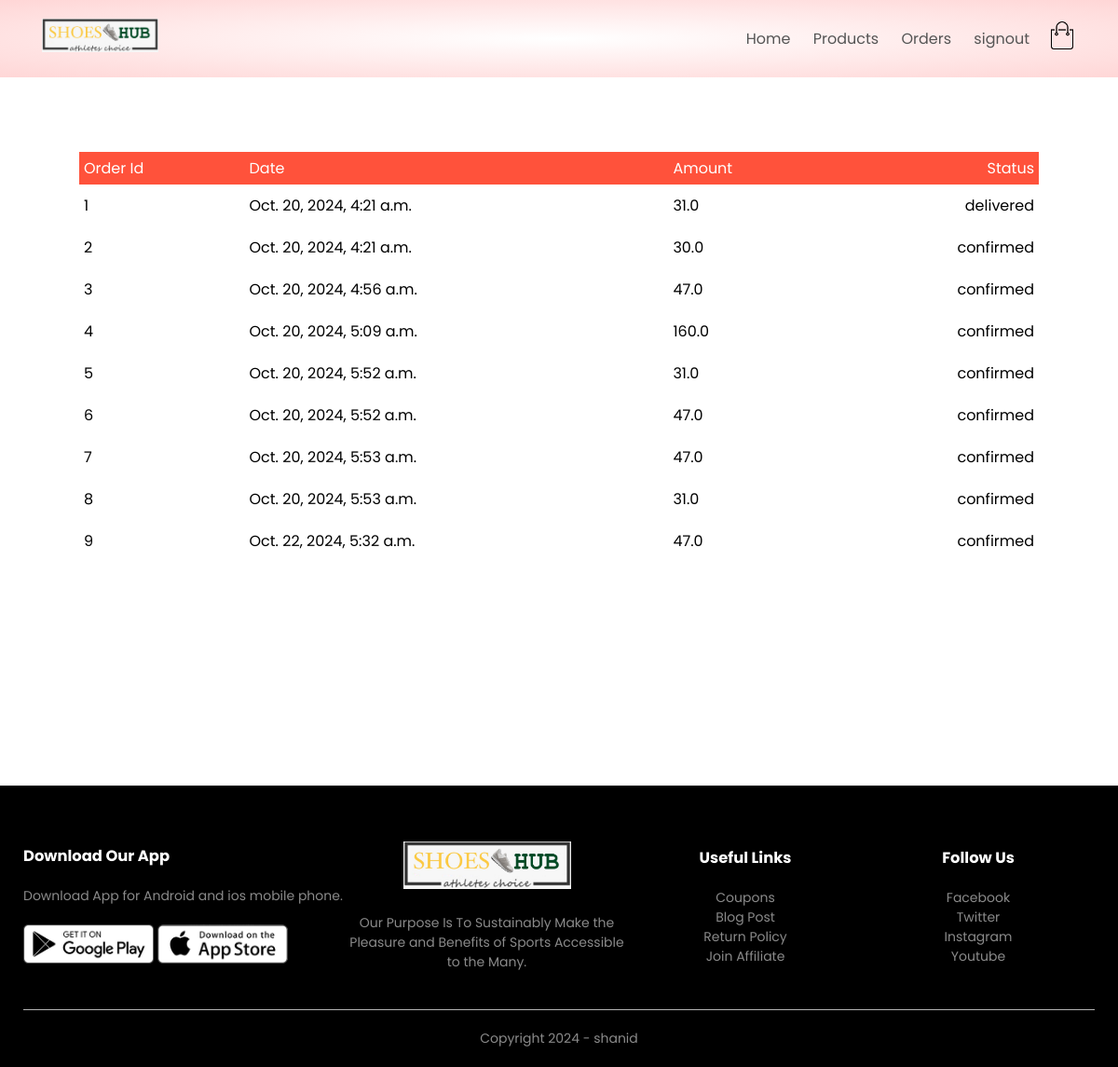
Screenshot of /orders/view_orders (signed in) with the database file from the repository.
### orders/models.py (models this page shows, shortened)
class Order(models.Model):
    LIVE=1
    DELETE=0
    DELETE_CHOICES=((LIVE,'Live'),(DELETE,'Delete'))
    CART_STAGE=0
    ORDER_CONFIRMED=1
    ORDER_PROCESSED=2
    ORDER_DELIVERD=3
    ORDER_REJECTED=4
    STATUS_CHOICE=((ORDER_PROCESSED,"ORDER_PROCESSED"),
                   (ORDER_DELIVERD,"ORDER_DELIVERD"),
                   (ORDER_REJECTED,"ORDER_REJECTED"),
                   (ORDER_CONFIRMED,"ORDER_CONFIRMED"))
    order_status=models.IntegerField(choices=STATUS_CHOICE,default=CART_STAGE)
    total_price=models.FloatField(default=0)
    owner=models.ForeignKey(Customer,on_delete=models.SET_NULL,related_name='orders',null=True)
    delete_status=models.IntegerField(choices=DELETE_CHOICES,default=LIVE)
    created_at=models.DateTimeField(auto_now_add=True)
    updated_at=models.DateTimeField(auto_now=True)

### orders/views.py (the view)
# urls.py: path('view_orders',views.view_orders,name='view_orders'),
@login_required(login_url='show_account')
def view_orders(request):
    user=request.user
    customer = user.customer_profile
    all_orders=Order.objects.filter(owner=customer).exclude(order_status=Order.CART_STAGE)
    context={'orders':all_orders}
    return render(request,'orders.html',context)

### orders/templatetags/get_status.py (called while the page is built)
@register.simple_tag(name='get_status')
def get_status(status):
    status=status-1
    status_array=['confirmed','processed','delivered','rejected']
    return  status_array[status]

### templates/orders.html
{% extends 'blank_layout.html' %}
{% block content %}
{% if messages  %}
    {% for message in messages %}
       <p style="color:red;">{{message}}</p>
    {% endfor %}
 {% else %}
{% include 'order_container.html' %}
{% endif %}
{% endblock content %}

### templates/blank_layout.html (shortened to what this page needs)
{% load static %}
<!DOCTYPE html>
<html lang="en">
<head>
    <link rel="stylesheet" href="{% static 'css/style.css' %}">
    <link rel="stylesheet" href="https://stackpath.bootstrapcdn.com/font-awesome/4.7.0/css/font-awesome.min.css">
</head>
<body>
    <div class="header">
        <div class="container">
            {% include 'menu.html' %}
        </div>
    </div>
{% block content %}
{% endblock content %}
    <div class="footer" style="margin-top: 20%;">
        <div class="container" >
            <div class="row">
                <div class="footer-col-1">
                    <h3>Download Our App</h3>
                    <p>Download App for Android and ios mobile phone.</p>
                    <div class="app-logo">
                        <img src="{% static 'images/play-store.png' %}">
                        <img src="{% static 'images/app-store.png' %}">
                    </div>
                </div>
                <div class="footer-col-2">
                    <img src="{% static 'images/lg.jpeg' %}">
                    <p>Our Purpose Is To Sustainably Make the Pleasure and Benefits of Sports Accessible to the Many.
                    </p>
                </div>
                <div class="footer-col-3">
                    <h3>Useful Links</h3>
                    <ul>
                        <li>Coupons</li>
                        <li>Blog Post</li>
                        <li>Return Policy</li>
                        <li>Join Affiliate</li>
                    </ul>
                </div>
                <div class="footer-col-4">
                    <h3>Follow Us</h3>
                    <ul>
                        <li>Facebook</li>
                        <li>Twitter</li>
                        <li>Instagram</li>
                        <li>Youtube</li>
                    </ul>
                </div>
            </div>
            <hr>
            <p class="copyright">Copyright 2024 - shanid</p>
        </div>
    </div>
</body>
</html>

### templates/menu.html (shortened to what this page needs)
{% load static %}
<div class="navbar">
    <div class="logo">
        <a href="index.html"><img src="{% static 'images/lg.jpeg' %}" alt="logo" width="125px"></a>
    </div>
    <nav>
        <ul id="MenuItems">
            <li><a href="{% url 'index' %}">Home</a></li>
            <li><a href="{% url 'list_products' %}">Products</a></li>
            {% if not user.is_authenticated %}
            <li><a href="{% url 'show_account' %}">Account</a></li>
            {% else %}
            <li><a href="{% url 'view_orders' %}">Orders</a></li>
            <li><a href="{% url 'signout' %}">signout</a></li>
            {% endif %}
        </ul>
    </nav>
    {% if  user.is_authenticated %}
    <a href="{% url 'show_cart' %}"><img src="{% static 'images/cart.png' %}" width="30px" height="30px"></a>
    {% endif %}
</div>

### templates/order_container.html
{% load static %}
{% load get_status %}
<div class="small-container cart-page">
{% if orders %}
    <table>
        <tbody><tr>
            <th>Order Id</th>
            <th>Date</th>
            <th>Amount</th>
            <th>Status</th>
        </tr>
     {% for order in orders %}
        <tr>
            <td>{{order.id}}</td>
            <td>{{order.created_at}}</td>
            <td>{{order.total_price}}</td>
            <td>{% get_status order.order_status %}</td>
        </tr>
        {% endfor %}
    </tbody></table>
{% else %}
<p>empty orders</p>
{% endif %}
</div>

### static/css/style.css (style rules this page uses)
* { margin: 0; padding: 0; box-sizing: border-box; }
body { font-family: 'Poppins', sans-serif; }
.navbar { display: flex; align-items: center; padding: 20px; }
nav { flex: 1; text-align: right; }
nav ul { display: inline-block; list-style-type: none; }
nav ul li { display: inline-block; margin-right: 20px; }
a { text-decoration: none; color: #555; }
p { color: #555; }
.container { max-width: 1300px; margin: auto; padding-left: 25px; padding-right: 25px; }
.row { display: flex; align-items: center; flex-wrap: wrap; justify-content: space-around; }
.header { background: radial-gradient(#fff,#ffd6d6); }
.small-container { max-width: 1080px; margin: auto; padding-left: 25px; padding-right: 25px; }
.footer { background: black; color: #8a8a8a; font-size: 14px; padding: 60px 0 20px; }
.footer p { color: #8a8a8a; }
.footer h3 { color: #fff; margin-bottom: 20px; }
.footer-col-1, .footer-col-2, .footer-col-3, .footer-col-4 { min-width: 250px; margin-bottom: 20px; }
.footer-col-1 { flex-basis: 30%; }
.footer-col-2 { flex: 1; text-align: center; }
.footer-col-2 img { width: 180px; margin-bottom: 20px; }
.footer-col-3, .footer-col-4 { flex-basis: 12%; text-align: center; }
ul { list-style-type: none; }
.app-logo { margin-top: 20px; }
.app-logo img { width: 140px; }
.footer hr { border: none; background: #b5b5b5; height: 1px; margin: 20px 0; }
.copyright { text-align: center; }
.cart-page { margin: 80px auto; }
table { width: 100%; border-collapse: collapse; }
th { text-align: left; padding: 5px; color: #fff; background: #ff523b; font-weight: normal; }
td { padding: 10px 5px; }
td:last-child { text-align: right; }
th:last-child { text-align: right; }

### rows the page displays
Order: id "1", created_at "Oct. 20, 2024, 4:21 a.m.", total_price "31.0", order_status "delivered"
Order: id "2", created_at "Oct. 20, 2024, 4:21 a.m.", total_price "30.0", order_status "confirmed"
Order: id "3", created_at "Oct. 20, 2024, 4:56 a.m.", total_price "47.0", order_status "confirmed"
Order: id "4", created_at "Oct. 20, 2024, 5:09 a.m.", total_price "160.0", order_status "confirmed"
Order: id "5", created_at "Oct. 20, 2024, 5:52 a.m.", total_price "31.0", order_status "confirmed"
Order: id "6", created_at "Oct. 20, 2024, 5:52 a.m.", total_price "47.0", order_status "confirmed"
Order: id "7", created_at "Oct. 20, 2024, 5:53 a.m.", total_price "47.0", order_status "confirmed"
Order: id "8", created_at "Oct. 20, 2024, 5:53 a.m.", total_price "31.0", order_status "confirmed"
Order: id "9", created_at "Oct. 22, 2024, 5:32 a.m.", total_price "47.0", order_status "confirmed"
